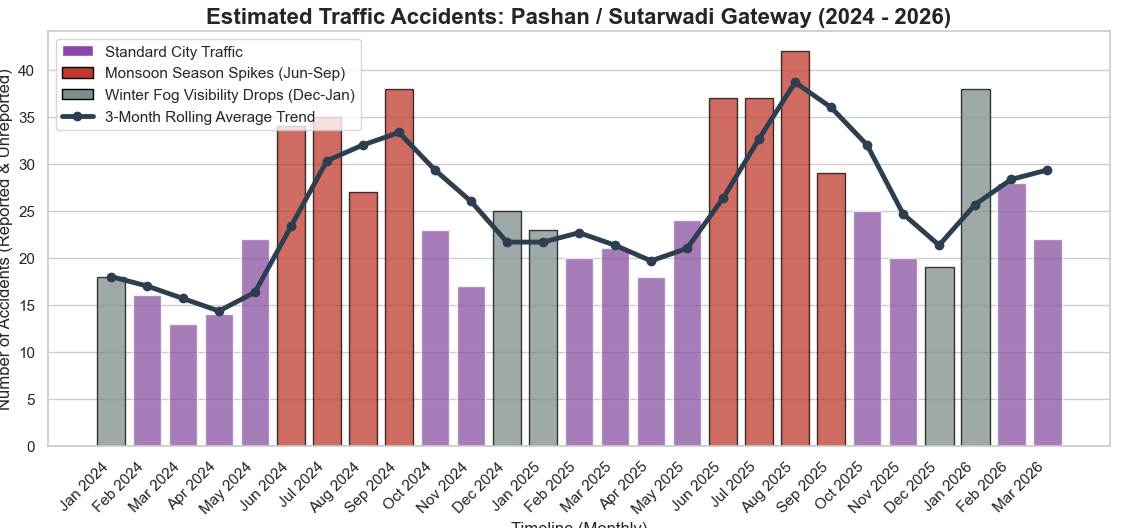

The Python source for this figure:
import pandas as pd
import numpy as np
import matplotlib.pyplot as plt
import seaborn as sns

def generate_pashan_accident_data():
    """Generates monthly synthetic accident data for Pashan/Sutarwadi (Jan 2024 - Mar 2026)."""
    # Using 'ME' (Month End) for modern Pandas compatibility
    dates = pd.date_range(start="2024-01-01", end="2026-03-31", freq="ME")
    
    df = pd.DataFrame({"Date": dates})
    df["Year"] = df["Date"].dt.year
    df["Month"] = df["Date"].dt.month
    df["Month_Year"] = df["Date"].dt.strftime('%b %Y')
    
    # Base accident rate (Consistently higher due to city/highway traffic volume)
    # Initialized as floats for safe math operations
    base_accidents = np.random.randint(12, 25, size=len(dates)).astype(float)
    df["Accidents"] = base_accidents
    
    # 1. Monsoon Modifier (June - September)
    # High risk of hydroplaning and high-speed merging collisions
    monsoon_mask = df["Month"].isin([6, 7, 8, 9])
    df.loc[monsoon_mask, "Accidents"] *= 1.6 
    
    # 2. Winter Smog/Fog Modifier (December - January)
    # Extremely poor visibility for vehicles exiting the Katraj-Dehu Road bypass
    winter_mask = df["Month"].isin([12, 1])
    df.loc[winter_mask, "Accidents"] *= 1.4
    
    # 3. Summer Baseline (April - May)
    # Unlike the university roads, Pashan doesn't drop. IT and highway traffic remains steady.
    # No negative modifier applied here.
    
    # 4. Year-over-Year infrastructure strain (Increasing urbanization)
    df.loc[df["Year"] == 2025, "Accidents"] *= 1.15
    df.loc[df["Year"] == 2026, "Accidents"] *= 1.25
    
    # Finally, round and convert the column to integers at once
    df["Accidents"] = df["Accidents"].round().astype(int)
    
    return df

# 1. Load the Data
df = generate_pashan_accident_data()

# 2. Set up visualization
sns.set_theme(style="whitegrid")
plt.figure(figsize=(16, 7))

# 3. Create a Bar Plot for monthly accidents
# Using a deep purple to maintain visual consistency with the previous Pashan graphs
ax = sns.barplot(
    data=df, 
    x="Month_Year", 
    y="Accidents", 
    color="#8e44ad", 
    alpha=0.75
)

# 4. Add a Rolling Average Trendline (3-month moving average)
df["Rolling_Avg"] = df["Accidents"].rolling(window=3, min_periods=1).mean()
plt.plot(
    df["Month_Year"], 
    df["Rolling_Avg"], 
    color="#2c3e50", 
    linewidth=3.5, 
    marker="o",
    label="3-Month Rolling Average"
)

# 5. Format the Graph
plt.title("Estimated Traffic Accidents: Pashan / Sutarwadi Gateway (2024 - 2026)", fontsize=16, fontweight="bold")
plt.xlabel("Timeline (Monthly)", fontsize=12)
plt.ylabel("Number of Accidents (Reported & Unreported)", fontsize=12)
plt.xticks(rotation=45, ha='right')

# Highlight the distinct danger zones
for i, row in df.iterrows():
    # Highlight Monsoon (Hydroplaning risk)
    if row["Month"] in [6, 7, 8, 9]:
        ax.patches[i].set_color('#c0392b') # Alert Red
        ax.patches[i].set_edgecolor('black')
    # Highlight Winter Fog (Visibility risk)
    elif row["Month"] in [12, 1]:
        ax.patches[i].set_color('#7f8c8d') # Foggy Grey
        ax.patches[i].set_edgecolor('black')

# Add a custom legend
from matplotlib.patches import Patch
legend_elements = [
    Patch(facecolor='#8e44ad', label='Standard City Traffic'),
    Patch(facecolor='#c0392b', edgecolor='black', label='Monsoon Season Spikes (Jun-Sep)'),
    Patch(facecolor='#7f8c8d', edgecolor='black', label='Winter Fog Visibility Drops (Dec-Jan)'),
    plt.Line2D([0], [0], color='#2c3e50', lw=3.5, marker='o', label='3-Month Rolling Average Trend')
]
plt.legend(handles=legend_elements, loc='upper left')

plt.tight_layout()
plt.show()
